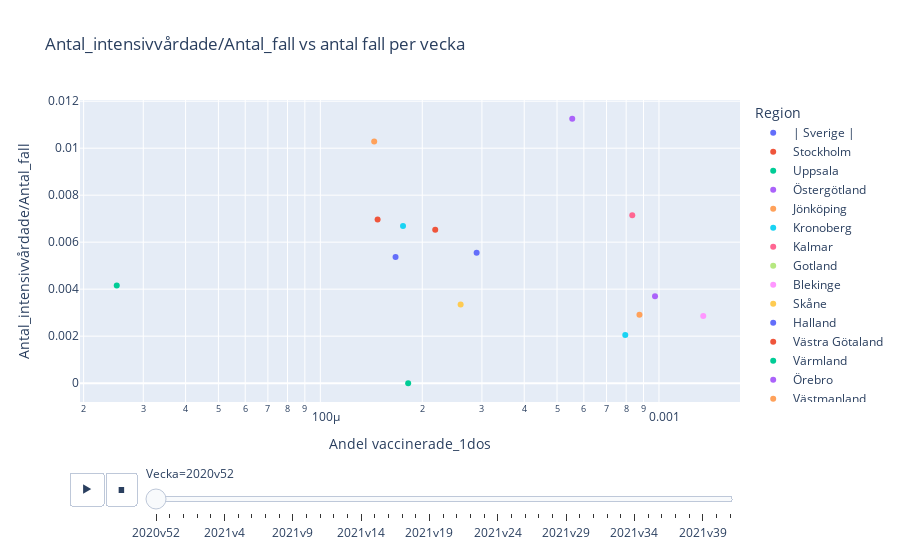

Notebook source saved alongside this figure:
### Markdown cell above
We see that the more people get vaccine, the more cases get covid19.

### Code cell
fig = px.scatter(vaccin_covid19, x="Andel vaccinerade_1dos", y="Antal_intensivvårdade/Antal_fall",
                 color="Region", 
                 log_x=True, animation_frame="Vecka", title="Antal_intensivvårdade/Antal_fall vs antal fall per vecka",
                                  )
fig.show()
fig.write_html('Division.html', auto_open=True)

### Figure 1 — Plotly figure (JSON) as saved in the notebook; plotly's stock layout.template omitted (floating-point values rounded to 4 significant figures)
{"data": [{"hovertemplate": "Region=| Sverige |<br>Vecka=2020v52<br>Andel vaccinerade_1dos=%{x}<br>Antal_intensivvårdade/Antal_fall=%{y}<extra></extra>", "legendgroup": "| Sverige |", "marker": {"color": "#636efa", "symbol": "circle"}, "mode": "markers", "name": "| Sverige |", "orientation": "v", "showlegend": true, "type": "scatter", "x": [0.0002894], "xaxis": "x", "y": [0.005547], "yaxis": "y"}, {"hovertemplate": "Region=Stockholm<br>Vecka=2020v52<br>Andel vaccinerade_1dos=%{x}<br>Antal_intensivvårdade/Antal_fall=%{y}<extra></extra>", "legendgroup": "Stockholm", "marker": {"color": "#EF553B", "symbol": "circle"}, "mode": "markers", "name": "Stockholm", "orientation": "v", "showlegend": true, "type": "scatter", "x": [0.0001476], "xaxis": "x", "y": [0.00697], "yaxis": "y"}, {"hovertemplate": "Region=Uppsala<br>Vecka=2020v52<br>Andel vaccinerade_1dos=%{x}<br>Antal_intensivvårdade/Antal_fall=%{y}<extra></extra>", "legendgroup": "Uppsala", "marker": {"color": "#00cc96", "symbol": "circle"}, "mode": "markers", "name": "Uppsala", "orientation": "v", "showlegend": true, "type": "scatter", "x": [2.505e-05], "xaxis": "x", "y": [0.004153], "yaxis": "y"}, {"hovertemplate": "Region=Östergötland<br>Vecka=2020v52<br>Andel vaccinerade_1dos=%{x}<br>Antal_intensivvårdade/Antal_fall=%{y}<extra></extra>", "legendgroup": "Östergötland", "marker": {"color": "#ab63fa", "symbol": "circle"}, "mode": "markers", "name": "Östergötland", "orientation": "v", "showlegend": true, "type": "scatter", "x": [0.0005544], "xaxis": "x", "y": [0.01125], "yaxis": "y"}, {"hovertemplate": "Region=Jönköping<br>Vecka=2020v52<br>Andel vaccinerade_1dos=%{x}<br>Antal_intensivvårdade/Antal_fall=%{y}<extra></extra>", "legendgroup": "Jönköping", "marker": {"color": "#FFA15A", "symbol": "circle"}, "mode": "markers", "name": "Jönköping", "orientation": "v", "showlegend": true, "type": "scatter", "x": [0.0001442], "xaxis": "x", "y": [0.01028], "yaxis": "y"}, {"hovertemplate": "Region=Kronoberg<br>Vecka=2020v52<br>Andel vaccinerade_1dos=%{x}<br>Antal_intensivvårdade/Antal_fall=%{y}<extra></extra>", "legendgroup": "Kronoberg", "marker": {"color": "#19d3f3", "symbol": "circle"}, "mode": "markers", "name": "Kronoberg", "orientation": "v", "showlegend": true, "type": "scatter", "x": [0.0001754], "xaxis": "x", "y": [0.006684], "yaxis": "y"}, {"hovertemplate": "Region=Kalmar<br>Vecka=2020v52<br>Andel vaccinerade_1dos=%{x}<br>Antal_intensivvårdade/Antal_fall=%{y}<extra></extra>", "legendgroup": "Kalmar", "marker": {"color": "#FF6692", "symbol": "circle"}, "mode": "markers", "name": "Kalmar", "orientation": "v", "showlegend": true, "type": "scatter", "x": [0], "xaxis": "x", "y": [0.002618], "yaxis": "y"}, {"hovertemplate": "Region=Gotland<br>Vecka=2020v52<br>Andel vaccinerade_1dos=%{x}<br>Antal_intensivvårdade/Antal_fall=%{y}<extra></extra>", "legendgroup": "Gotland", "marker": {"color": "#B6E880", "symbol": "circle"}, "mode": "markers", "name": "Gotland", "orientation": "v", "showlegend": true, "type": "scatter", "x": [0], "xaxis": "x", "y": [0.008264], "yaxis": "y"}, {"hovertemplate": "Region=Blekinge<br>Vecka=2020v52<br>Andel vaccinerade_1dos=%{x}<br>Antal_intensivvårdade/Antal_fall=%{y}<extra></extra>", "legendgroup": "Blekinge", "marker": {"color": "#FF97FF", "symbol": "circle"}, "mode": "markers", "name": "Blekinge", "orientation": "v", "showlegend": true, "type": "scatter", "x": [0.001351], "xaxis": "x", "y": [0.002857], "yaxis": "y"}, {"hovertemplate": "Region=Skåne<br>Vecka=2020v52<br>Andel vaccinerade_1dos=%{x}<br>Antal_intensivvårdade/Antal_fall=%{y}<extra></extra>", "legendgroup": "Skåne", "marker": {"color": "#FECB52", "symbol": "circle"}, "mode": "markers", "name": "Skåne", "orientation": "v", "showlegend": true, "type": "scatter", "x": [0.0002595], "xaxis": "x", "y": [0.003344], "yaxis": "y"}, {"hovertemplate": "Region=Halland<br>Vecka=2020v52<br>Andel vaccinerade_1dos=%{x}<br>Antal_intensivvårdade/Antal_fall=%{y}<extra></extra>", "legendgroup": "Halland", "marker": {"color": "#636efa", "symbol": "circle"}, "mode": "markers", "name": "Halland", "orientation": "v", "showlegend": true, "type": "scatter", "x": [0.0001668], "xaxis": "x", "y": [0.005367], "yaxis": "y"}, {"hovertemplate": "Region=Västra Götaland<br>Vecka=2020v52<br>Andel vaccinerade_1dos=%{x}<br>Antal_intensivvårdade/Antal_fall=%{y}<extra></extra>", "legendgroup": "Västra Götaland", "marker": {"color": "#EF553B", "symbol": "circle"}, "mode": "markers", "name": "Västra Götaland", "orientation": "v", "showlegend": true, "type": "scatter", "x": [0.0002184], "xaxis": "x", "y": [0.006533], "yaxis": "y"}, {"hovertemplate": "Region=Värmland<br>Vecka=2020v52<br>Andel vaccinerade_1dos=%{x}<br>Antal_intensivvårdade/Antal_fall=%{y}<extra></extra>", "legendgroup": "Värmland", "marker": {"color": "#00cc96", "symbol": "circle"}, "mode": "markers", "name": "Värmland", "orientation": "v", "showlegend": true, "type": "scatter", "x": [0.0001817], "xaxis": "x", "y": [0], "yaxis": "y"}, {"hovertemplate": "Region=Örebro<br>Vecka=2020v52<br>Andel vaccinerade_1dos=%{x}<br>Antal_intensivvårdade/Antal_fall=%{y}<extra></extra>", "legendgroup": "Örebro", "marker": {"color": "#ab63fa", "symbol": "circle"}, "mode": "markers", "name": "Örebro", "orientation": "v", "showlegend": true, "type": "scatter", "x": [0.0009735], "xaxis": "x", "y": [0.003699], "yaxis": "y"}, {"hovertemplate": "Region=Västmanland<br>Vecka=2020v52<br>Andel vaccinerade_1dos=%{x}<br>Antal_intensivvårdade/Antal_fall=%{y}<extra></extra>", "legendgroup": "Västmanland", "marker": {"color": "#FFA15A", "symbol": "circle"}, "mode": "markers", "name": "Västmanland", "orientation": "v", "showlegend": true, "type": "scatter", "x": [0.0008757], "xaxis": "x", "y": [0.002913], "yaxis": "y"}, {"hovertemplate": "Region=Dalarna<br>Vecka=2020v52<br>Andel vaccinerade_1dos=%{x}<br>Antal_intensivvårdade/Antal_fall=%{y}<extra></extra>", "legendgroup": "Dalarna", "marker": {"color": "#19d3f3", "symbol": "circle"}, "mode": "markers", "name": "Dalarna", "orientation": "v", "showlegend": true, "type": "scatter", "x": [0.0007952], "xaxis": "x", "y": [0.002051], "yaxis": "y"}, {"hovertemplate": "Region=Gävleborg<br>Vecka=2020v52<br>Andel vaccinerade_1dos=%{x}<br>Antal_intensivvårdade/Antal_fall=%{y}<extra></extra>", "legendgroup": "Gävleborg", "marker": {"color": "#FF6692", "symbol": "circle"}, "mode": "markers", "name": "Gävleborg", "orientation": "v", "showlegend": true, "type": "scatter", "x": [0.000834], "xaxis": "x", "y": [0.007143], "yaxis": "y"}, {"hovertemplate": "Region=Västernorrland<br>Vecka=2020v52<br>Andel vaccinerade_1dos=%{x}<br>Antal_intensivvårdade/Antal_fall=%{y}<extra></extra>", "legendgroup": "Västernorrland", "marker": {"color": "#B6E880", "symbol": "circle"}, "mode": "markers", "name": "Västernorrland", "orientation": "v", "showlegend": true, "type": "scatter", "x": [0], "xaxis": "x", "y": [0.009744], "yaxis": "y"}, {"hovertemplate": "Region=Västerbotten<br>Vecka=2020v52<br>Andel vaccinerade_1dos=%{x}<br>Antal_intensivvårdade/Antal_fall=%{y}<extra></extra>", "legendgroup": "Västerbotten", "marker": {"color": "#FF97FF", "symbol": "circle"}, "mode": "markers", "name": "Västerbotten", "orientation": "v", "showlegend": true, "type": "scatter", "x": [0], "xaxis": "x", "y": [0.003096], "yaxis": "y"}, {"hovertemplate": "Region=Norrbotten<br>Vecka=2020v52<br>Andel vaccinerade_1dos=%{x}<br>Antal_intensivvårdade/Antal_fall=%{y}<extra></extra>", "legendgroup": "Norrbotten", "marker": {"color": "#FECB52", "symbol": "circle"}, "mode": "markers", "name": "Norrbotten", "orientation": "v", "showlegend": true, "type": "scatter", "x": [0], "xaxis": "x", "y": [0.002326], "yaxis": "y"}], "layout": {"legend": {"title": {"text": "Region"}, "tracegroupgap": 0}, "sliders": [{"active": 0, "currentvalue": {"prefix": "Vecka="}, "len": 0.9, "pad": {"b": 10, "t": 60}, "steps": [{"args": [["2020v52"], {"frame": {"duration": 0, "redraw": false}, "fromcurrent": true, "mode": "immediate", "transition": {"duration": 0, "easing": "linear"}}], "label": "2020v52", "method": "animate"}, {"args": [["2020v53"], {"frame": {"duration": 0, "redraw": false}, "fromcurrent": true, "mode": "immediate", "transition": {"duration": 0, "easing": "linear"}}], "label": "2020v53", "method": "animate"}, {"args": [["2021v1"], {"frame": {"duration": 0, "redraw": false}, "fromcurrent": true, "mode": "immediate", "transition": {"duration": 0, "easing": "linear"}}], "label": "2021v1", "method": "animate"}, {"args": [["2021v2"], {"frame": {"duration": 0, "redraw": false}, "fromcurrent": true, "mode": "immediate", "transition": {"duration": 0, "easing": "linear"}}], "label": "2021v2", "method": "animate"}, {"args": [["2021v3"], {"frame": {"duration": 0, "redraw": false}, "fromcurrent": true, "mode": "immediate", "transition": {"duration": 0, "easing": "linear"}}], "label": "2021v3", "method": "animate"}, {"args": [["2021v4"], {"frame": {"duration": 0, "redraw": false}, "fromcurrent": true, "mode": "immediate", "transition": {"duration": 0, "easing": "linear"}}], "label": "2021v4", "method": "animate"}, {"args": [["2021v5"], {"frame": {"duration": 0, "redraw": false}, "fromcurrent": true, "mode": "immediate", "transition": {"duration": 0, "easing": "linear"}}], "label": "2021v5", "method": "animate"}, {"args": [["2021v6"], {"frame": {"duration": 0, "redraw": false}, "fromcurrent": true, "mode": "immediate", "transition": {"duration": 0, "easing": "linear"}}], "label": "2021v6", "method": "animate"}, {"args": [["2021v7"], {"frame": {"duration": 0, "redraw": false}, "fromcurrent": true, "mode": "immediate", "transition": {"duration": 0, "easing": "linear"}}], "label": "2021v7", "method": "animate"}, {"args": [["2021v8"], {"frame": {"duration": 0, "redraw": false}, "fromcurrent": true, "mode": "immediate", "transition": {"duration": 0, "easing": "linear"}}], "label": "2021v8", "method": "animate"}, {"args": [["2021v9"], {"frame": {"duration": 0, "redraw": false}, "fromcurrent": true, "mode": "immediate", "transition": {"duration": 0, "easing": "linear"}}], "label": "2021v9", "method": "animate"}, {"args": [["2021v10"], {"frame": {"duration": 0, "redraw": false}, "fromcurrent": true, "mode": "immediate", "transition": {"duration": 0, "easing": "linear"}}], "label": "2021v10", "method": "animate"}, {"args": [["2021v11"], {"frame": {"duration": 0, "redraw": false}, "fromcurrent": true, "mode": "immediate", "transition": {"duration": 0, "easing": "linear"}}], "label": "2021v11", "method": "animate"}, {"args": [["2021v12"], {"frame": {"duration": 0, "redraw": false}, "fromcurrent": true, "mode": "immediate", "transition": {"duration": 0, "easing": "linear"}}], "label": "2021v12", "method": "animate"}, {"args": [["2021v13"], {"frame": {"duration": 0, "redraw": false}, "fromcurrent": true, "mode": "immediate", "transition": {"duration": 0, "easing": "linear"}}], "label": "2021v13", "method": "animate"}, {"args": [["2021v14"], {"frame": {"duration": 0, "redraw": false}, "fromcurrent": true, "mode": "immediate", "transition": {"duration": 0, "easing": "linear"}}], "label": "2021v14", "method": "animate"}, {"args": [["2021v15"], {"frame": {"duration": 0, "redraw": false}, "fromcurrent": true, "mode": "immediate", "transition": {"duration": 0, "easing": "linear"}}], "label": "2021v15", "method": "animate"}, {"args": [["2021v16"], {"frame": {"duration": 0, "redraw": false}, "fromcurrent": true, "mode": "immediate", "transition": {"duration": 0, "easing": "linear"}}], "label": "2021v16", "method": "animate"}, {"args": [["2021v17"], {"frame": {"duration": 0, "redraw": false}, "fromcurrent": true, "mode": "immediate", "transition": {"duration": 0, "easing": "linear"}}], "label": "2021v17", "method": "animate"}, {"args": [["2021v18"], {"frame": {"duration": 0, "redraw": false}, "fromcurrent": true, "mode": "immediate", "transition": {"duration": 0, "easing": "linear"}}], "label": "2021v18", "method": "animate"}, {"args": [["2021v19"], {"frame": {"duration": 0, "redraw": false}, "fromcurrent": true, "mode": "immediate", "transition": {"duration": 0, "easing": "linear"}}], "label": "2021v19", "method": "animate"}, {"args": [["2021v20"], {"frame": {"duration": 0, "redraw": false}, "fromcurrent": true, "mode": "immediate", "transition": {"duration": 0, "easing": "linear"}}], "label": "2021v20", "method": "animate"}, {"args": [["2021v21"], {"frame": {"duration": 0, "redraw": false}, "fromcurrent": true, "mode": "immediate", "transition": {"duration": 0, "easing": "linear"}}], "label": "2021v21", "method": "animate"}, {"args": [["2021v22"], {"frame": {"duration": 0, "redraw": false}, "fromcurrent": true, "mode": "immediate", "transition": {"duration": 0, "easing": "linear"}}], "label": "2021v22", "method": "animate"}, {"args": [["2021v23"], {"frame": {"duration": 0, "redraw": false}, "fromcurrent": true, "mode": "immediate", "transition": {"duration": 0, "easing": "linear"}}], "label": "2021v23", "method": "animate"}, {"args": [["2021v24"], {"frame": {"duration": 0, "redraw": false}, "fromcurrent": true, "mode": "immediate", "transition": {"duration": 0, "easing": "linear"}}], "label": "2021v24", "method": "animate"}, {"args": [["2021v25"], {"frame": {"duration": 0, "redraw": false}, "fromcurrent": true, "mode": "immediate", "transition": {"duration": 0, "easing": "linear"}}], "label": "2021v25", "method": "animate"}, {"args": [["2021v26"], {"frame": {"duration": 0, "redraw": false}, "fromcurrent": true, "mode": "immediate", "transition": {"duration": 0, "easing": "linear"}}], "label": "2021v26", "method": "animate"}, {"args": [["2021v27"], {"frame": {"duration": 0, "redraw": false}, "fromcurrent": true, "mode": "immediate", "transition": {"duration": 0, "easing": "linear"}}], "label": "2021v27", "method": "animate"}, {"args": [["2021v28"], {"frame": {"duration": 0, "redraw": false}, "fromcurrent": true, "mode": "immediate", "transition": {"duration": 0, "easing": "linear"}}], "label": "2021v28", "method": "animate"}, {"args": [["2021v29"], {"frame": {"duration": 0, "redraw": false}, "fromcurrent": true, "mode": "immediate", "transition": {"duration": 0, "easing": "linear"}}], "label": "2021v29", "method": "animate"}, {"args": [["2021v30"], {"frame": {"duration": 0, "redraw": false}, "fromcurrent": true, "mode": "immediate", "transition": {"duration": 0, "easing": "linear"}}], "label": "2021v30", "method": "animate"}, {"args": [["2021v31"], {"frame": {"duration": 0, "redraw": false}, "fromcurrent": true, "mode": "immediate", "transition": {"duration": 0, "easing": "linear"}}], "label": "2021v31", "method": "animate"}, {"args": [["2021v32"], {"frame": {"duration": 0, "redraw": false}, "fromcurrent": true, "mode": "immediate", "transition": {"duration": 0, "easing": "linear"}}], "label": "2021v32", "method": "animate"}, {"args": [["2021v33"], {"frame": {"duration": 0, "redraw": false}, "fromcurrent": true, "mode": "immediate", "transition": {"duration": 0, "easing": "linear"}}], "label": "2021v33", "method": "animate"}, {"args": [["2021v34"], {"frame": {"duration": 0, "redraw": false}, "fromcurrent": true, "mode": "immediate", "transition": {"duration": 0, "easing": "linear"}}], "label": "2021v34", "method": "animate"}, {"args": [["2021v35"], {"frame": {"duration": 0, "redraw": false}, "fromcurrent": true, "mode": "immediate", "transition": {"duration": 0, "easing": "linear"}}], "label": "2021v35", "method": "animate"}, {"args": [["2021v36"], {"frame": {"duration": 0, "redraw": false}, "fromcurrent": true, "mode": "immediate", "transition": {"duration": 0, "easing": "linear"}}], "label": "2021v36", "method": "animate"}, {"args": [["2021v37"], {"frame": {"duration": 0, "redraw": false}, "fromcurrent": true, "mode": "immediate", "transition": {"duration": 0, "easing": "linear"}}], "label": "2021v37", "method": "animate"}, {"args": [["2021v38"], {"frame": {"duration": 0, "redraw": false}, "fromcurrent": true, "mode": "immediate", "transition": {"duration": 0, "easing": "linear"}}], "label": "2021v38", "method": "animate"}, {"args": [["2021v39"], {"frame": {"duration": 0, "redraw": false}, "fromcurrent": true, "mode": "immediate", "transition": {"duration": 0, "easing": "linear"}}], "label": "2021v39", "method": "animate"}, {"args": [["2021v40"], {"frame": {"duration": 0, "redraw": false}, "fromcurrent": true, "mode": "immediate", "transition": {"duration": 0, "easing": "linear"}}], "label": "2021v40", "method": "animate"}, {"args": [["2021v41"], {"frame": {"duration": 0, "redraw": false}, "fromcurrent": true, "mode": "immediate", "transition": {"duration": 0, "easing": "linear"}}], "label": "2021v41", "method": "animate"}], "x": 0.1, "xanchor": "left", "y": 0, "yanchor": "top"}], "title": {"text": "Antal_intensivvårdade/Antal_fall vs antal fall per vecka"}, "updatemenus": [{"buttons": [{"args": [null, {"frame": {"duration": 500, "redraw": false}, "fromcurrent": true, "mode": "immediate", "transition": {"duration": 500, "easing": "linear"}}], "label": "&#9654;", "method": "animate"}, {"args": [[null], {"frame": {"duration": 0, "redraw": false}, "fromcurrent": true, "mode": "immediate", "transition": {"duration": 0, "easing": "linear"}}], "label": "&#9724;", "method": "animate"}], "direction": "left", "pad": {"r": 10, "t": 70}, "showactive": false, "type": "buttons", "x": 0.1, "xanchor": "right", "y": 0, "yanchor": "top"}], "xaxis": {"anchor": "y", "domain": [0, 1], "title": {"text": "Andel vaccinerade_1dos"}, "type": "log"}, "yaxis": {"anchor": "x", "domain": [0, 1], "title": {"text": "Antal_intensivvårdade/Antal_fall"}}}}
